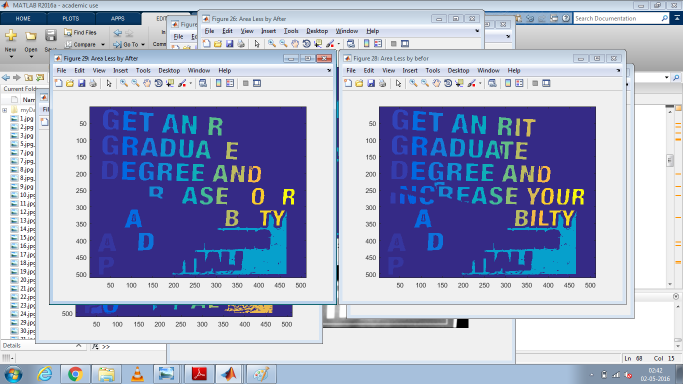
%> input picture Project Work/report.png, 1366 x 768 px, given in place of 221.jpg, which was not available (shown at 1/2 size)
$ octave --eval "Project_Main_function('report.png');"   (GNU Octave 9; MATLAB toolbox functions it lacks are replaced by stand-ins)
%> lines starting %> are read from the running program, lines starting %| are printed output that depends on the picture; pictures that were not available may be replaced by others from this repository, and a replacement may not be noted
### Project Work/Experiments.m
function Experiments(filename)
%this method perform preprocessing of image and run the purposed algorithm
%over input image
close all;
%filename='67.jpg';
im=imread(filename);
%if(size(im,1)>512 && size(im,2)>512);
%resize the image to perfrom sampling
im=imresize(im,[512,512]);
%end
%storing a copy of orginal image
im_org=im;
%applying smoothing
%im=imgaussfilt(im, 1);
%converting to gray scale
im=rgb2gray(im);
im_gray=im;

im=255*im2double(im);
figure('Name','Gray'),imagesc(im);
disp('entropy');
%calculating entopy of the image
ent=entropy(im_gray);
avgfilter=[1 1 1
    1 2 1
    1 1 1];
%applying mean filter
im=imfilter(im, avgfilter,'same');
figure('Name','Smooth'),imagesc(im);
%perfroming grayscle extention for enhacing the image
im=Greyscale_extension(im);

figure('Name','Scaled'),imagesc(im);
%applying sobel filter over the image
[im_nc , angle_nc]=Sobel1(im);
%im_nc=im_nc/max(max(im_nc));

figure('Name','EdgeNC'),imagesc(im_nc);
%im_nc=preProcessing_fake_edge(im_nc);

%figure('Name','No Fake'),imagesc(im_nc);
if(ent<7)
    %performing Contrast enhancement
    im=255./(1+exp((mean(im(:))-im)/15));
end
im=imresize(im,size(im_nc));
figure('Name','Constrasted'),imshow(im/255);
%im=im2bw(im);
%im=imdilate(im,[1,1 ; 1, 1;1,1]);
[im , angle]=Sobel1(im);

%perfoming union operation over non contrasted and contrased edges for
%keeping charctor saperate
im=combine(im,im_nc);

%figure,histogram(im);
%pause();
%%%%%%%%%%%%%%%%%%%%%%%%%%Main Iterative method %%%%%%%%%%%%%%%%%%%%%%%%
% max threshold is 2.7
thr=2.7;
results=zeros(size(im));
im_fix=im;
p=512*512;
pvalues=[];
thrs=[];
counter=1;

while(thr>.6)
    %perfroming binarization for various threshold values
    im=preProcessing_fake_edge(im_fix , thr);
    figure,imagesc(im);
    im_cp=1-im;
    c_in=zeros(size(im));
    c_in = bwlabel(im_cp);

    [c,un_rq_indicies]=Image_class(c_in,im_org);

    % condition for aborting the interative method (Too many CC)
    if length(unique(c(:)))< 1.8*p || length(unique(c(:)))<30
        if mod(counter-1,4)==0
           figure('Name','Selected Connected Componenets')
           counter=1;

        end
        subplot(2,2,counter)
        imagesc(c);
        lb=strcat('Binarazation with Alpha: ',num2str(thr));
        title(lb);
        counter=counter+1;
        %performing the union operation
        results=combineLabel(results,c);
        %figure('Name','Cobmine Label'),imagesc(results);


        p=length(unique(c(:)));
        pvalues=[pvalues,p];
        thrs=[thrs,thr];
    end
    thr=thr-.2;

end
%x=1:size(pvalues,2);
%ploting the threshold vs number of CC
figure,plot(thrs,pvalues);
title('Threshold VS Number Of connected Componenets');
xlabel('Threshold for binarization') % x-axis label
ylabel('Number of Connected Componenets') % y-axis label
figure('Name','After Unioun Operation'),imagesc(results);
bg=mode(results(:));
final = zeros(size(results));

final(results~=bg)=1;

imopen(final,[1 1;1 1]);

figure('Name','Binary Image of union'),imagesc(final);
%generated the final union of the images
c=bwlabel(final);

% [26 lines of commented-out code are left out]
[c,un_rq_indicies]=Image_class(c,im_org);
figure('Name','Label outPut and Post Procssing Output','Position',[0 0 1024 612])
subplot(1,2,1)
imagesc(c)
colormap('jet');
title('Union of all results after running suggested algorithm')
output=post_processing(im_org,c,un_rq_indicies,.15);

subplot(1,2,2)
imagesc(output);
title('Post Processing, If The background not constant then distorted')
%saving output as image
output=strcat(filename,'_output.fig') ;
savefig(output);
outputJPG=strcat(filename,'_output.jpg') ;
outputfig=openfig(output,'new','invisible');
saveas(outputfig,outputJPG,'jpg')
close(outputfig);
end

%for combining the edges caculated for contrasted and non contrasted images
function im=combine(im1,im2)
    im=zeros(size(im1,1));
    for i=1:size(im1,1)
        for j=1:size(im2,2)
            if(im2(i,j)>im1(i,j))
                im(i,j)=1.7*im2(i,j);
            else
            im(i,j)=max(im1(i,j),im2(i,j));
            end
        end
    end
    figure('Name','combineEdg'),imagesc(im);
end
%for performing the union operation over two images
function im=combineLabel(im1,im2)
    im=zeros(size(im1,1));
    bg1=mode(im1(:));
    bg2=mode(im2(:));
    %if bg1<bg2
   im1(fg_coordinates(im1,bg1))=0;
    %elseif bg1>bg2
   im2(fg_coordinates(im2,bg2))=0;
   % end
    for i=1:size(im1,1)
        for j=1:size(im2,2)

            im(i,j)=max(im1(i,j),im2(i,j));

        end
    end
    %figure('Name','Result'),imagesc(im);
end

% Previous attamp for thresholding
% [43 lines left out: function preProcessing_mag, not called in this run]

%method for binarization of image
function im=preProcessing_fake_edge(im, thr)
    new_im=zeros(size(im)) ;
    im_avg=mean(im(:));

     new_im(im>thr*im_avg)=1;
     im=new_im;
end

%Previous attamp for thresholding
% [54 lines left out: function preProcessing_angle, not called in this run]

%8 kernal edge detector filter, purposed by Yan
% [67 lines left out: function Sobel, not called in this run]

% revious attamp for fixing edges using harris corners
% [18 lines left out: function preProcessing_corner, not called in this run]

%sobel
function [im,angle]=Sobel1(img)
    %img=im2double(img);
    sobelX= [1 2 1;
             0 0 0;
            -1 -2 -1];
    sobelY= [1 0 -1;
             2 0 -2;
             1 0 -1];

    imgEdgeX=imfilter(img,sobelX,'same');
    %imgEdgeX= abs(imgEdgeX);
    imgEdgeY=imfilter(img,sobelY,'same');
    %imgEdgeY=abs(imgEdgeY);
    %figure('Name','SobarX'),imshow(imgEdgeX);
    %figure('Name','SobarY'),imshow(imgEdgeY);

    im = (imgEdgeX.^2+imgEdgeY.^2).^(1/2);
    angle=im;
end

% [8 lines left out: function Entropy, not called in this run]

%grayscale extention for image
function im=Greyscale_extension(im)
    im_row=im(:);
    a=-min(im_row);
    b=255/(max(im_row)-min(im_row));
    im=(im+a)*b;
end

### Project Work/geo_filter.m
function [image ,unwanted]=geo_filter(image)
% Implemnation of geomatric filter
area=[];
length=[];
width=[];
unwanted=[];
dim=[];
imageArea=size(image,1)*size(image,2);
bg=mode(image(:));
%%%%%%%%%%%%%%%%%%%%%%%%%%%%%%%%%%%%%%%%%%%%%%%%%%%%%%%%%%%%%%% Round 1

for obj=1:max(max(image))
    if obj~=bg
        fg_indices=fg_coordinates(image,obj);
        [I,J] = ind2sub(size(image),fg_indices);
        minI=min(I);
        minJ=min(J);
        maxI=max(I);
        maxJ=max(J);
        major=max([maxJ-minJ,maxI-minI]);
        minor=min([maxJ-minJ,maxI-minI]);
        major_tilted=CalcDistance([minI,minJ],[maxI,maxJ]);

        % [4 lines of commented-out code are left out]
        component=zeros(size(image)) ;
        component(fg_indices)=1;
        stats = regionprops('table',component,'Centroid','MajorAxisLength','MinorAxisLength');
        minor_tilted=stats.MinorAxisLength;
        major_tilted=stats.MajorAxisLength;
        if size(fg_indices,1)<10

            unwanted=[unwanted;fg_indices];
            %figure,imagesc(component)
            %title('Size');
        elseif maxJ-minJ>.8*size(image,2)
            %image(fg_indices)=-1;
            unwanted=[unwanted;fg_indices];
            %figure,imagesc(component)
            %title('height');
        elseif  major_tilted>.8*size(image,1)
            %image(fg_indices)=-1;
            unwanted=[unwanted;fg_indices];
            %figure,imagesc(component)
            %title('Width');
        elseif  major_tilted/minor_tilted  > 30
               image(fg_indices)=-1;
               unwanted=[unwanted;fg_indices];
              %figure,imagesc(component)
              %disp('Ratio for');
              %obj
              %title('ratio');
        elseif  (maxJ-minJ)/(maxI-minI)  > 1.8
               %image(fg_indices)=-1;
               unwanted=[unwanted;fg_indices];
               %figure,imagesc(component)
               %title('lower ratio');
        elseif minJ-5<0

            unwanted=[unwanted;fg_indices];
        elseif maxJ+5>size(image,2)
            unwanted=[unwanted;fg_indices];
        elseif minI-5 <0
            unwanted=[unwanted;fg_indices];

        elseif maxI+5>size(image,1)
            unwanted=[unwanted;fg_indices];
        elseif major_tilted<16
            unwanted=[unwanted;fg_indices];
            %figure,imagesc(component)
            %title('16');
        elseif major_tilted*minor_tilted<90
            unwanted=[unwanted;fg_indices];
            %figure,imagesc(component)
            %title('M*Min');
        elseif (maxJ-minJ)/(maxI-minI) >2 && size(fg_indices,1)<2*(major_tilted+minor_tilted)
            unwanted=[unwanted;fg_indices];

        elseif (maxI-minI)/(maxJ-minJ) >1 && size(fg_indices,1)<2*(major_tilted+minor_tilted)
            %unwanted=[unwanted;fg_indices];
        else
            cc_area=size(fg_indices,1);
            area=[area;[obj,size(fg_indices,1)]];
            length=[length;[obj,maxI-minI]];
            width=[width;[obj,maxJ-minJ]];
            dim=[dim;obj, minI,maxI,minJ,maxJ];
            % [9 lines of commented-out code are left out]


        end
    end
end

%component=zeros(size(image));
%    component(unwanted)=1;
%figure('Name','Removed By Upper Rules'),imagesc(component);

%%%%%%%%%%%%%%%%%%%%%%%%%%%%%%%%%%%%%%%%%%%%%%%%%%%%%%%%%%%%%%Round 2
if(size(area,1)>1)
    max_area=max(area);
    avg_area=mean(area(:,2));
    avg_length=mean(length(:,2));
    avg_width=mean(width(:,2));
    %minI,maxI,minJ,maxJ
    %%% removing CC which are inside other CC
    for counter=1:size(area,1)
        for inCounter=1:size(area,1)
           if(area(inCounter,2)<5*avg_area)
            if (dim(counter,2)>dim(inCounter,2) && dim(counter,3)<dim(inCounter,3)&& dim(counter,4)>dim(inCounter,4)&& dim(counter,5)<dim(inCounter,5))
                unwanted=[unwanted;fg_coordinates(image,area(counter,1))];
             %%%%% Removing CC which are partianly inside other CC
            elseif(dim(counter,2)>dim(inCounter,2)+5 && dim(counter,3)+5<dim(inCounter,3) && dim(counter,4)<dim(inCounter,5)+10 && dim(counter,5)>dim(inCounter,5)  )
                unwanted=[unwanted;fg_coordinates(image,area(counter,1))];
           end
           end
        end


        if area(counter,2)>10*avg_area
            unwanted=[unwanted;fg_coordinates(image,area(counter,1))];
            %image(fg_coordinates(image,area(counter,1)))=-1;
             %disp('Areas gtr Than 10');
        elseif  area(counter,2)<.05*avg_area
            unwanted=[unwanted;fg_coordinates(image,area(counter,1))];
            % [9 lines of commented-out code are left out]

        elseif  length(counter,2)/width(counter,2)>10*avg_length/avg_width;
              %unwanted=[unwanted;fg_coordinates(image,area(counter,1))];
         elseif  length(counter,2)/width(counter,2)<.1*avg_length/avg_width;
              %unwanted=[unwanted;fg_coordinates(image,area(counter,1))];
        end
    end

end

if(size(area,1)>1)

    avg_length=mean(length(:,2));
    avg_width=mean(width(:,2));
    %minI,maxI,minJ,maxJ

    for counter=1:size(area,1)
        if  length(counter,2)>5*avg_length;
              unwanted=[unwanted;fg_coordinates(image,area(counter,1))];
         elseif  width(counter,2)>5*avg_width;
              unwanted=[unwanted;fg_coordinates(image,area(counter,1))];
        end
    end

end
% [4 lines of commented-out code are left out]

end

% [4 lines left out: function CalcDistance, not called in this run]

### Project Work/Image_class.m
%this method calls geomatric filter and manupulate/remove non text elements after
%the exection of Geomatric filter
function [c,un_rq_indicies]=Image_class(c,im_org)

    edge_indicies=fg_coordinates(c,0);
    %c=edgeAdjestment(edge_indicies,c);
    %c(edge_indicies)=mode(c(:));
    %figure('Name','Edge Value adjestment'),imagesc(c)
    [c,un_rq_indicies]=geo_filter(c);

    un_rq_indicies=[un_rq_indicies;edge_indicies];
    c(un_rq_indicies)=mode(c(:));

    % after performing the Geomatric filter it removes too small objects
    bg_ind=mode(c(:));
    area=[];
    unwanted=[];
    for i=1:max(c(:))
        if i~=bg_ind
            fg_size=size(fg_coordinates(c,i),1);
            area=[area;i,fg_size];
        end
    end
    if(size(area,1)>0)
        maxArea=max(area(:,2));
        for i=1:size(area,1)
            if(area(i,2)< maxArea/30)
                unwanted=[unwanted;area(i,1)];

            end
        end

     notRequired=[];
     for i=1:size(unwanted)
         notRequired=[notRequired;fg_coordinates(c,unwanted(i,1))];
     end
     % [6 lines of commented-out code are left out]
     un_rq_indicies=[un_rq_indicies; notRequired];


    end
end


    %imb=im2bw(output);
    %

### Project Work/fg_coordinates.m
function indicies=fg_coordinates(lbl,counter)


        [row,col] =find(lbl==counter);

        fg_indices  = sub2ind( size(lbl), round(row), round(col) );
        %indicies=datasample(fg_indices',ceil((size(fg_indices,1))));
        indicies=fg_indices;


end

### Project Work/Project_Main_function.m
%this is main fuction of running application, Provide the name of file
function Project_Main_function(filename)
addpath( 'myDataSet' );
Experiments('221.jpg');
%> in Experiments, im is the input picture: size 768x1366x3 uint8; mean R, G, B 166.3, 172.8, 199.9
%> in Experiments, `ent=entropy(im_gray);`: ent = 5.52
%> in Experiments, `im=imfilter(im, avgfilter,'same');`:
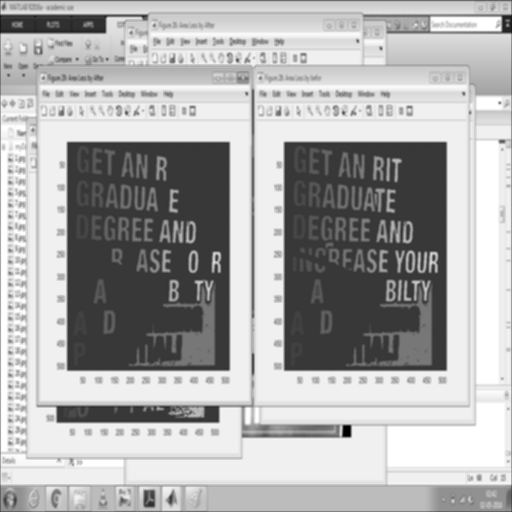
%> im: size 512x512 double; min 0, max 2550, mean 1735.8; drawn with min black and max white
%> in Greyscale_extension, `a=-min(im_row);`: a = 0
%> in Greyscale_extension, `b=255/(max(im_row)-min(im_row));`: b = 0.1
%> in Sobel1 (call 2), `imgEdgeY=imfilter(img,sobelY,'same');`:
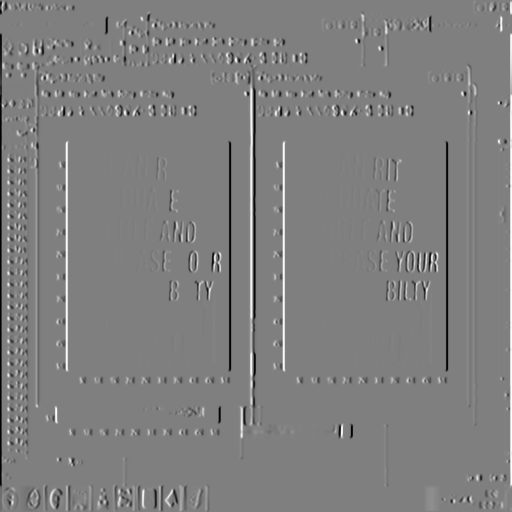
%> imgEdgeY: size 512x512 double; min -1012.7, max 1010.7, mean 0.2; drawn with min black and max white
%> after the loop in combine, `for i=1:size(im1,1)`:
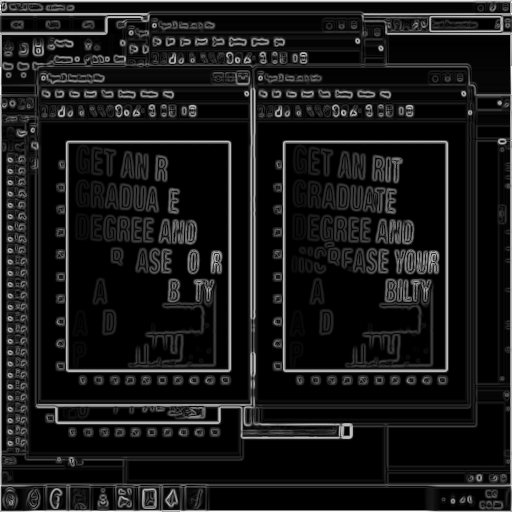
%> im: size 512x512 double; min 0, max 1314, mean 130.2; drawn with min black and max white

end
%> (the run ends here)
